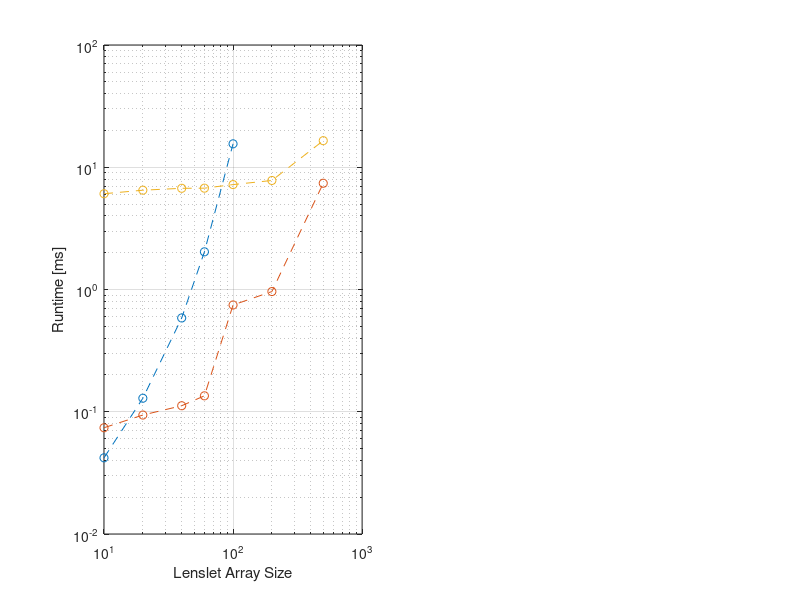

This chart was generated by the following MATLAB code: (Note: this script raises an error after producing the figure.)
fileID = fopen('aaStats_results.txt');
C = textscan(fileID,'%f %f %f %f','headerLines',1);
fclose(fileID);
C = cell2mat(C);
C(C==0) = NaN;
N = C(:,1);
%%
figure(50)
subplot(1,2,1)
ht = loglog(N,C(:,2:end),'o--');
grid
xlabel('Lenslet Array Size')
ylabel('Runtime [ms]')
legend('MVM Full','MVM Compressed','Compressed cov.',0)
set(gca,'xtick',N)
set(ht,'MarkerEdgeColor','k','MarkerSize',8,'LineWidth',2)
arrayfun( @(k) set(ht(k),'MarkerFaceColor',get(ht(k),'color')), 1:length(ht) )
%%
0.5*(N(1:5)/N(3)).^2
0.1*(N(:).^1.5.*log(N(:)))./(N(3).^1.5.*log(N(3)))
%%
b_full = N.^4*4*4/2^20;
b_comp = (2*N-1).^2*4*4*2/2^20;
subplot(1,2,2)
hb = loglog(N,[b_full,b_comp],'o--');
grid
xlabel('Lenslet Array Size')
ylabel('Matrix Memory Rqt. [MB]')
legend('Full','Compressed',0)
set(gca,'xtick',N)
set(hb,'MarkerEdgeColor','k','MarkerSize',8,'LineWidth',2)
arrayfun( @(k) set(hb(k),'MarkerFaceColor',get(hb(k),'color')), 1:length(hb) )
